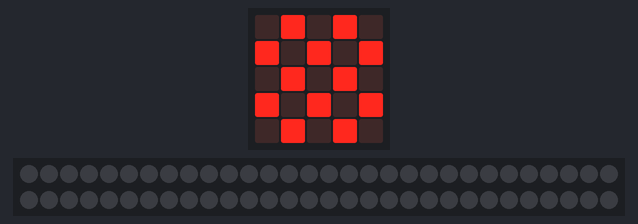
The program below on a simulated BBC micro:bit (MakeCode). Parts: the board's 5×5 LED display, 60 RGB LEDs in strip order, left to right, continuing on the next row.

Above: at 0.1 s.
At 0.7 s:
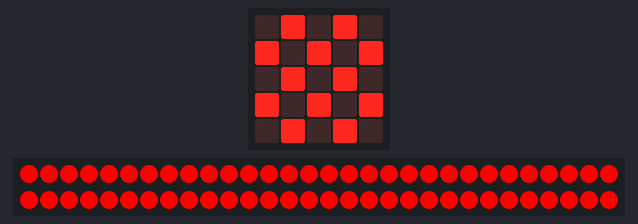
At 1.2 s:
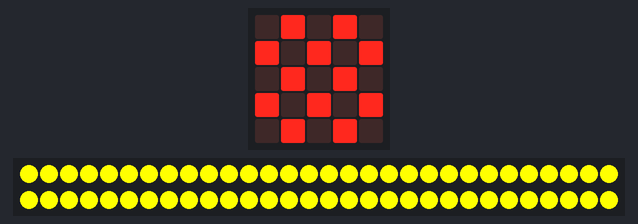
At 1.7 s:
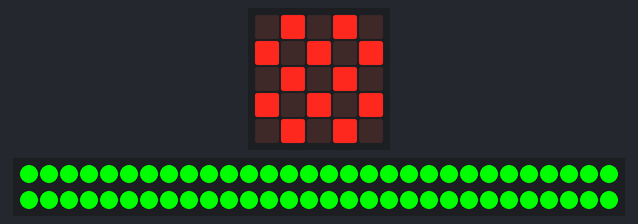
At 2.2 s:
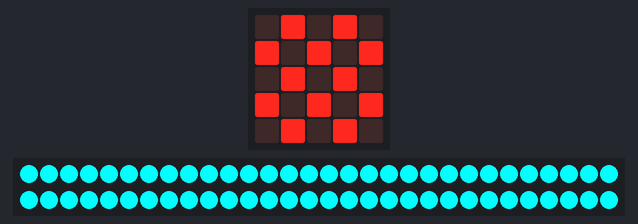
At 3.2 s:
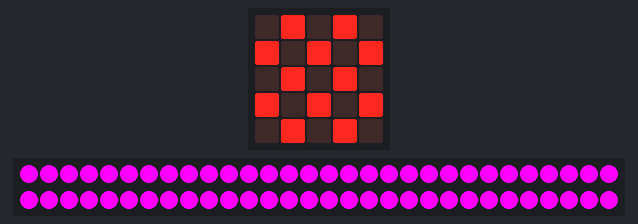

The program:

main.ts
```typescript
let strip: neopixel.Strip = null

strip = neopixel.create(DigitalPin.P0, 60, NeoPixelMode.RGB)

strip.setBrightness(255)

basic.showIcon(IconNames.Chessboard)

basic.forever(() => {
    strip.showColor(neopixel.rgb(255, 0, 0))
    basic.pause(500)
    strip.showColor(neopixel.rgb(255, 255, 0))
    basic.pause(500)
    strip.showColor(neopixel.rgb(0, 255, 0))
    basic.pause(500)
    strip.showColor(neopixel.rgb(0, 255, 255))
    basic.pause(500)
    strip.showColor(neopixel.rgb(0, 0, 255))
    basic.pause(500)
    strip.showColor(neopixel.rgb(255, 0, 255))
    basic.pause(500)
})
```

test.ts
```typescript
// tests go here; this will not be compiled when this package is used as a library
```

Measured:
- by itself, everything shown: repeats every 3.0 s, in 6 steps
- what the display in image 1 shows lasts 0.5 s, from 0.6 s to 1.1 s
